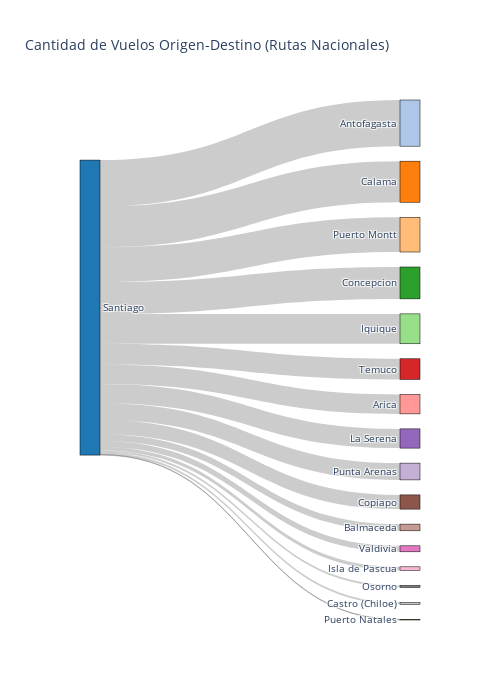

The cell this chart's notebook holds for it:
### Markdown cell above
#### Cantidad de Vuelos Origen-Destino para Rutas Nacionales e Internacionales

### Code cell
dfsn = df[['SIGLAORI','SIGLADES','Fecha-I']][df.TIPOVUELO=='N'].groupby(['SIGLAORI','SIGLADES'])[['Fecha-I']].count().reset_index().rename(columns={'Fecha-I':'vuelos_qty'}).sort_values('vuelos_qty',ascending=False)
dfsn['vuel_p'] = dfsn.vuelos_qty/dfsn.vuelos_qty.sum()*100

# Generate data 
lab=dfsn.SIGLAORI.unique().tolist()+dfsn.SIGLADES.unique().tolist()
position_list = [*range(0,len(dfsn.SIGLAORI.unique().tolist()+dfsn.SIGLADES.unique().tolist()))]
sou = [lab.index(x) for x in dfsn.SIGLAORI]
dest = [lab.index(x) for x in dfsn.SIGLADES]
color_n = [str(sns.color_palette('tab20').as_hex()[x]) for x in range(0,len(lab))]

#Plot Sankey for National
fig = go.Figure(data=[go.Sankey(
  valueformat = ".0f",
  valuesuffix = " vuelos",
    node = dict(
      pad = 15,
      thickness = 20,
      line = dict(color = "black", width = 0.5),
      label = lab,
      color = color_n
    ),
    link = dict(
      source = sou, # indices correspond to labels, eg A1, A2, A1, B1, ...
      target = dest,
      value = dfsn.vuelos_qty.values.tolist(),
      customdata = dfsn.vuel_p.values.tolist(),
      hovertemplate="%{customdata:.2f} %"
  ))])

fig.update_layout(title_text="Cantidad de Vuelos Origen-Destino (Rutas Nacionales)", font_size=10,width=500, height=700)
fig.show()

### Figure 1 — Plotly figure (JSON) as saved in the notebook; plotly's stock layout.template omitted (floating-point values rounded to 4 significant figures)
{"data": [{"link": {"customdata": [15.65, 13.92, 11.79, 10.8, 10.14, 7.004, 6.59, 6.52, 5.694, 4.815, 2.27, 2.037, 1.223, 0.7006, 0.6357, 0.2137], "hovertemplate": "%{customdata:.2f} %", "source": [0, 0, 0, 0, 0, 0, 0, 0, 0, 0, 0, 0, 0, 0, 0, 0], "target": [1, 2, 3, 4, 5, 6, 7, 8, 9, 10, 11, 12, 13, 14, 15, 16], "value": [5786, 5146, 4357, 3993, 3747, 2589, 2436, 2410, 2105, 1780, 839, 753, 452, 259, 235, 79]}, "node": {"color": ["#1f77b4", "#aec7e8", "#ff7f0e", "#ffbb78", "#2ca02c", "#98df8a", "#d62728", "#ff9896", "#9467bd", "#c5b0d5", "#8c564b", "#c49c94", "#e377c2", "#f7b6d2", "#7f7f7f", "#c7c7c7", "#bcbd22"], "label": ["Santiago", "Antofagasta", "Calama", "Puerto Montt", "Concepcion", "Iquique", "Temuco", "Arica", "La Serena", "Punta Arenas", "Copiapo", "Balmaceda", "Valdivia", "Isla de Pascua", "Osorno", "Castro (Chiloe)", "Puerto Natales"], "line": {"color": "black", "width": 0.5}, "pad": 15, "thickness": 20}, "type": "sankey", "valueformat": ".0f", "valuesuffix": " vuelos"}], "layout": {"font": {"size": 10}, "height": 700, "title": {"text": "Cantidad de Vuelos Origen-Destino (Rutas Nacionales)"}, "width": 500}}
